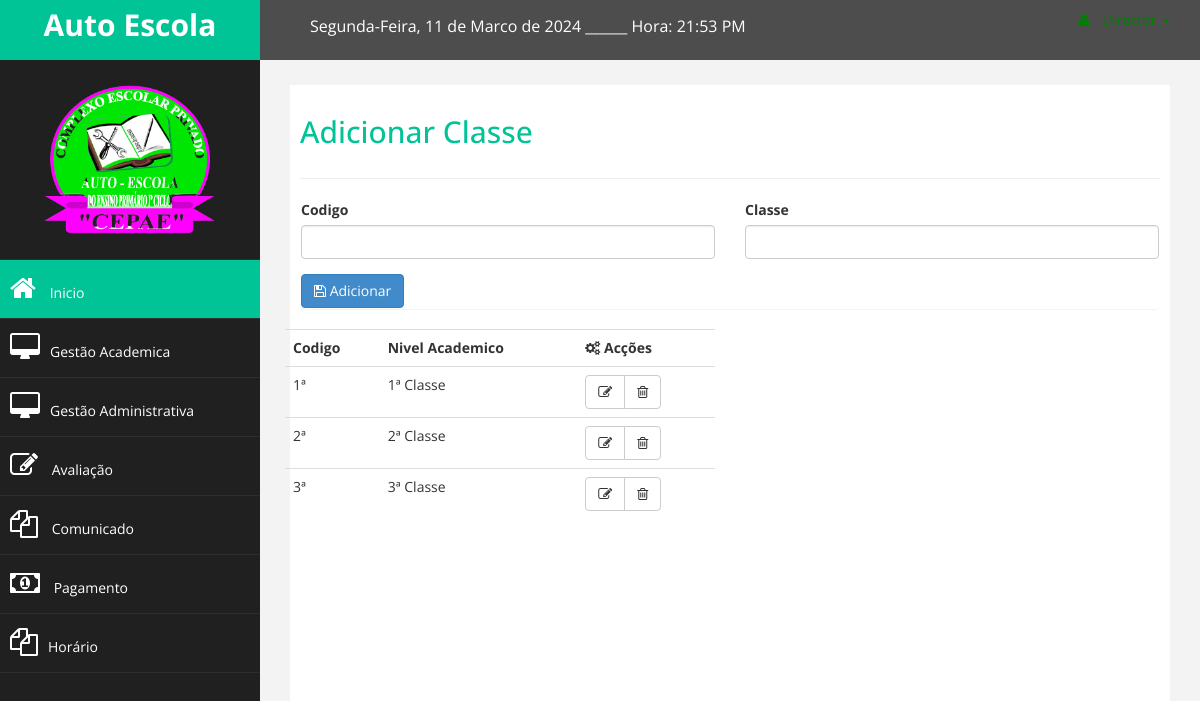
Page /admin/registar_nivel.php (signed in) on the committed database.
### tables this page shows
CREATE TABLE `classe` (
  `id_classe` int(11) NOT NULL,
  `nome_classe` varchar(30) NOT NULL,
  `codigo_classe` varchar(4) NOT NULL
);

### admin/registar_nivel.php (the view, shortened to what this page needs)
       <?php
        include_once 'menu_rod/menu_admin.php'
        ?>
    <div id="page-wrapper" >
        <div id="page-inner">
            <div class="row">
                <div class="col-md-12">
                 <h2>Adicionar Classe</h2>
                </div>
            </div>
              <hr />
            <div class="row">
                <div class="col-lg-12">
                    <section class="panel">
                    <form action="classe.php" method="POST">
                        <div class="row">
                            <div class="col-md-6">
                                <div class="form-group">
                                    <label>Codigo</label>
                                    <input type="text" name="codigo" autocomplete ="off"  class="form-control" />
                                </div>
                            </div>
                            <div class="col-md-6">
                                <div class="form-group">
                                    <label>Classe</label>
                                    <input type="text" name="classe" autocomplete ="off" class="form-control" />
                                </div>
                            </div>
                            <div class="col-md-6">
                             <button type="submit" name="btn-classe" class="btn btn-primary"><i class="fa fa-save"></i> Adicionar</button>
                            </div>
                        </div>
                    </form>
                </div>
                <br>
                <div class="row">
                    <div class="col-md-6">
                        <table class="table">
                            <tbody>
                            <tr>
                                <th></i> Codigo</th>
                                <th></i> Nivel Academico </th>
                                <th><i class="fa fa-cogs"></i> Acções</th>
                            </tr>
                            <?php
                            $sql = "SELECT * FROM classe ORDER BY id_classe ASC";
                            $resultado = mysqli_query($connect, $sql);
                            while($dados = mysqli_fetch_array($resultado)):
                            ?>
                            <tr>
                                <td><?php echo $dados['codigo_classe']; ?></td>
                                <td><?php echo $dados['nome_classe']; ?></td>
                                <td>
                                <div class="btn-group">
                                    <a class="btn btn-default" href="editar_classe.php?id=<?php echo $dados['id_classe']; ?>"><i class="fa fa-edit"></i></a>
                                    <a class="btn btn-default" href="deletar_classe.php?id=<?php echo $dados['id_classe']; ?>"><i class="fa fa-trash-o"></i></a>
                                </div>
                                </td>
                            </tr>
                            <?php endwhile; ?>
                            </tbody>
                        </table>
                    </div>
                </div>
            </div>
        </div>
    </div>
</div>
 <?php
   require_once 'menu_rod/rod_admin.php'
?>

### assets/css/dustom.css (style rules this page uses)
body { font-family: 'Open Sans', sans-serif; }
#page-wrapper { padding: 15px 15px; min-height: 600px; background:#F3F3F3; }
#page-inner { width:100%; margin:10px 20px 10px 0px; background:#fff; padding:10px; min-height:1200px; }
h2 { color: #00c396; }
@media (min-width:768px) { #page-wrapper { margin: 0 0 0 260px; padding: 15px 30px; min-height: 1200px; } }

### rows in the picture
classe: codigo_classe "1ª", nome_classe "1ª Classe"
classe: codigo_classe "2ª", nome_classe "2ª Classe"
classe: codigo_classe "3ª", nome_classe "3ª Classe"
